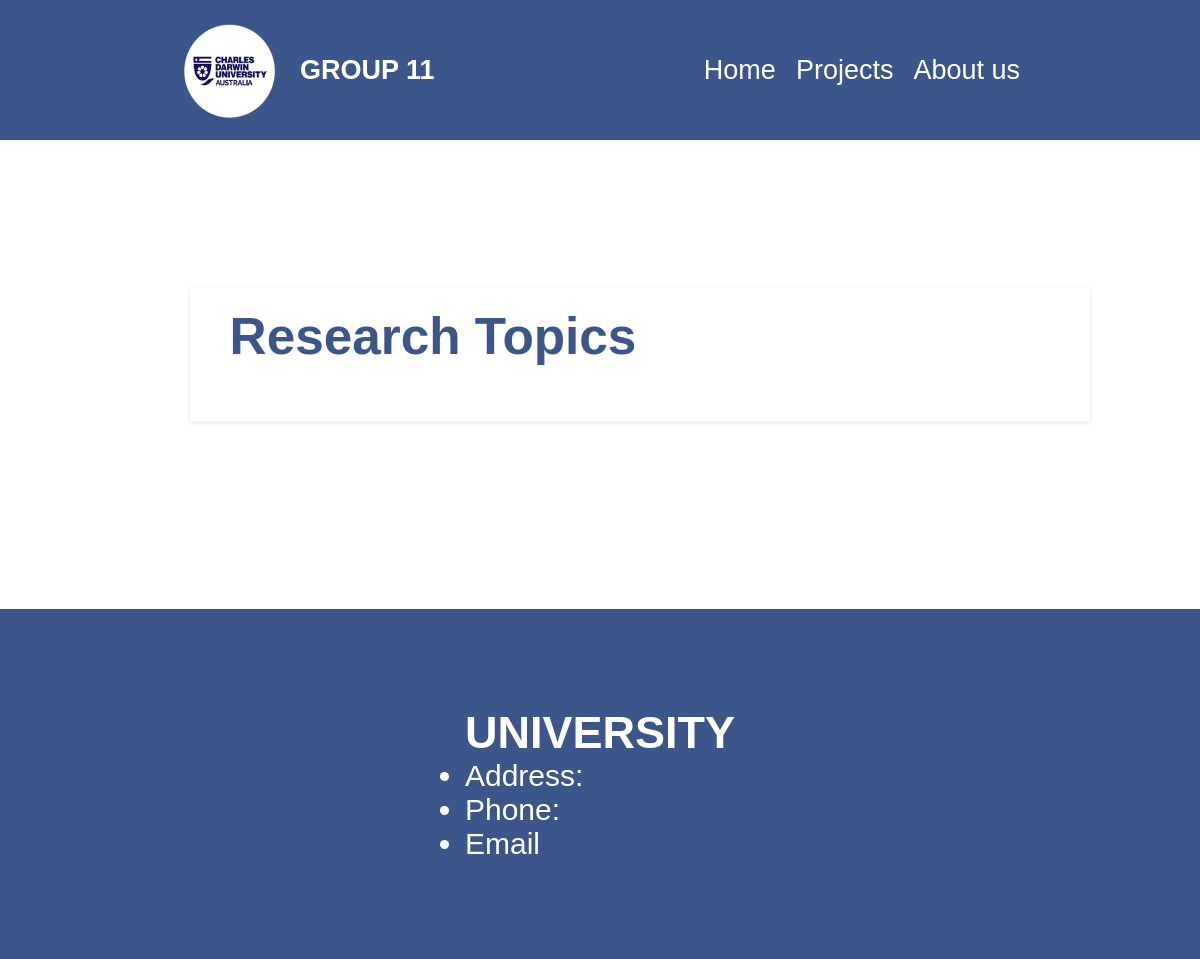
Page /project-list/ on the earlier database version.
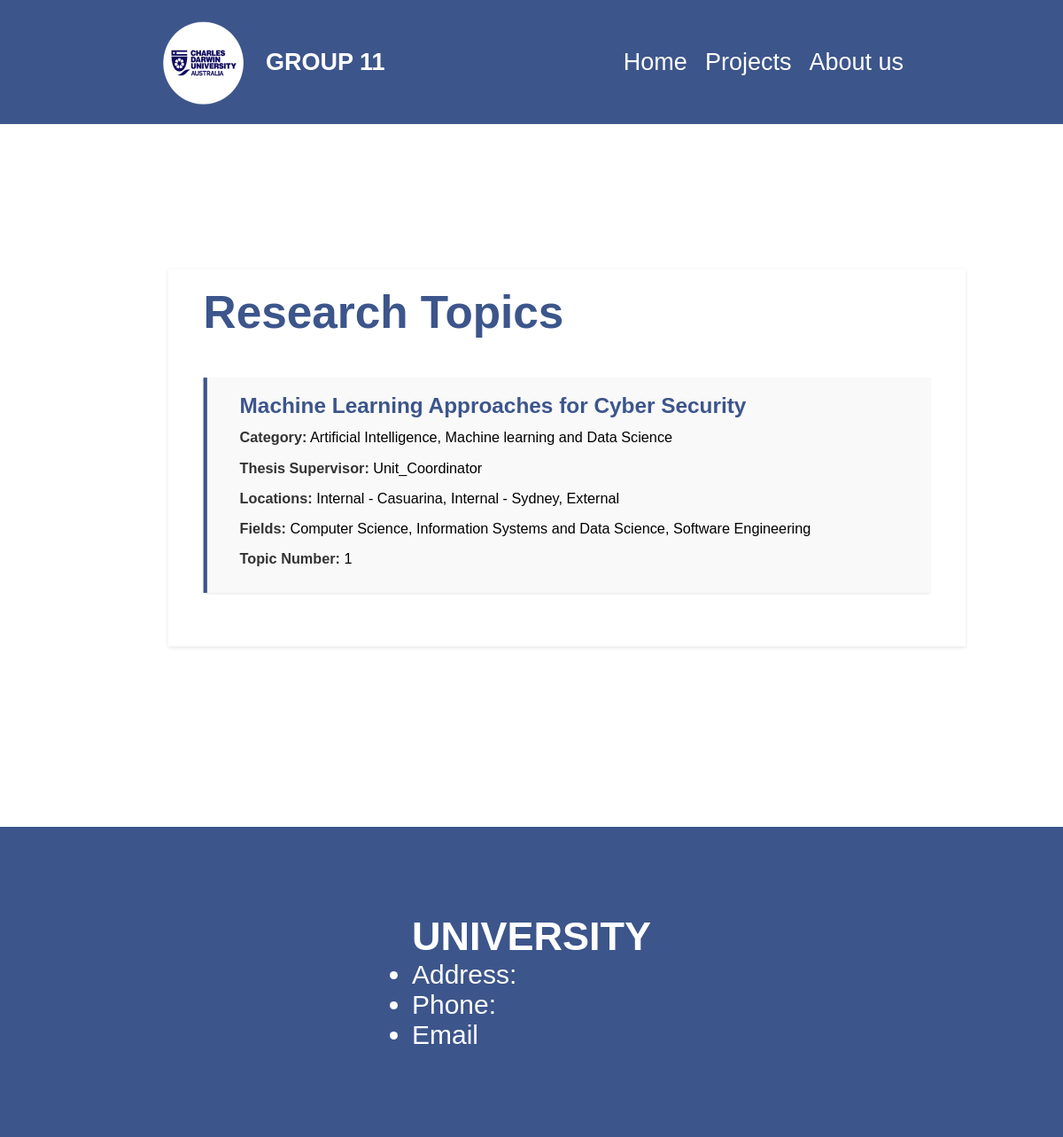
Same page on the later database version.
### assignment_4_app/models.py (models this page shows, shortened)
class Project(models.Model):
    supervisor = models.ForeignKey(User, null=True, on_delete=models.SET_NULL) # one to many relationship, one supervisor can have multiple Projects
    title = models.CharField(max_length=100, null=True)
    category = models.CharField(max_length=200, null=True)
    topic_num = models.PositiveIntegerField("Topic number", null=True)
    location = models.CharField("location", max_length=100, null=True)
    research_areas = models.CharField("Fields of study", max_length=100, null=True)
    description = models.TextField(blank=True)

### assignment_4_app/views.py (the view)
# urls.py: path("project-list/", views.project_list, name="project-list"),
def project_list(request):
    try:
        projects_list = Project.objects.all()
        context = {
            "projects": projects_list,
        }
        return render(request, "assignment_4_app/projectList.html", context)
    except:
        return HttpResponseNotFound("This link is not supported")

### assignment_4_app/templates/assignment_4_app/projectList.html (shortened to what this page needs)
{% extends "base.html" %}
{% load static %}
{% block css_files %}
    <link rel="stylesheet" href="{% static "assignment_4_app/projectList.css"%}">
{% endblock %}
{% block content %}
<div class="container">
    <h1 class="research-topics-title">Research Topics</h1>
    {% for project in projects %}
        {% include "assignment_4_app/includes/project.html" %}
    {% endfor %}
</div>
{% endblock content %}

### assignment_4_app/templates/assignment_4_app/includes/project.html
<div class="project">
    <a class="link" href="{% url "project-details" project.topic_num %}">
        <h2>{{ project.title }}</h2>
        <p><strong>Category:</strong> {{ project.category }}</p>
        <p><strong>Thesis Supervisor:</strong> {{ project.supervisor }}</p>
        <p><strong>Locations:</strong> {{ project.location }}</p>
        <p><strong>Fields:</strong> {{ project.research_areas }}</p>
        <p><strong>Topic Number:</strong> {{ project.topic_num}}</p>
    </a>
</div>

Differences in the rows shown:
added Project: title "Machine Learning Approaches for Cyber Security", category "Artificial Intelligence, Machine learning and Data Science", supervisor "Unit_Coordinator", location "Internal - Casuarina, Internal - Sydney, External", research_areas "Computer Science, Information Systems and Data Science, Software Engineering", topic_num "1"
